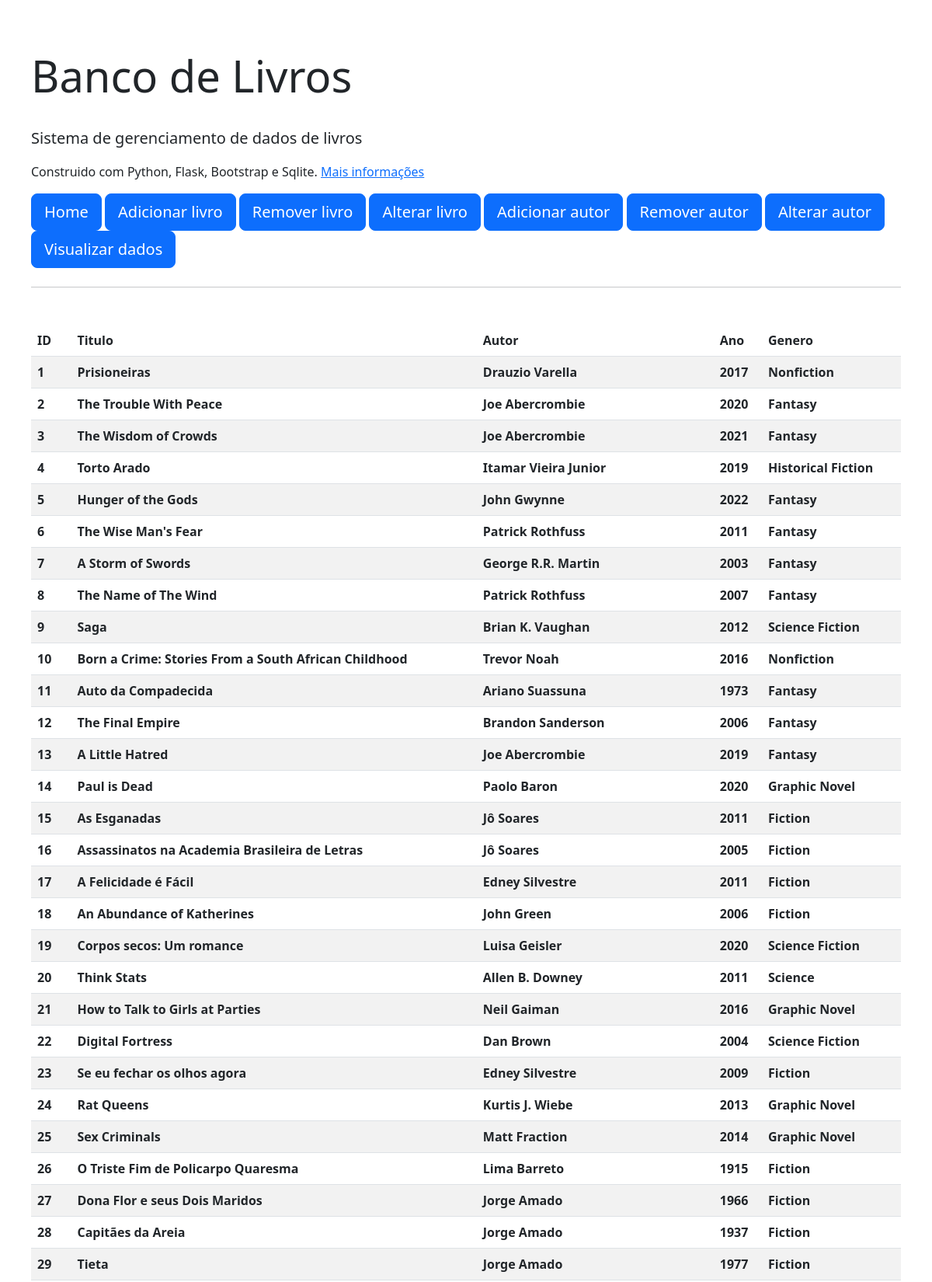
The page /home (upper part) on the database its author committed.
### tables this page shows
CREATE TABLE "books" (
"id" INTEGER PRIMARY KEY AUTOINCREMENT,
"titulo" TEXT NOT NULL,
"autor" TEXT,
"ano" INTEGER,
"genero" TEXT
);

### app.py (the view)
@app.route("/")
@app.route("/home")
def home():
    all_data = query_all_data()
    below_data = query_authors()
    return render_template("home.html",all_data=all_data, below_data=below_data, **request.args)

### app.py (called while the page is built)
def query_all_data():
    with sqlite3.connect(db_path) as connie:
        c = connie.cursor()
        c.execute("""
SELECT * FROM books
""")
        all_data = c.fetchall()
    return(all_data)

def query_authors():
    with sqlite3.connect(db_path) as connie:
        c = connie.cursor()
        c.execute("""
SELECT * FROM authors
""")
        all_data = c.fetchall()
    return(all_data)

### templates/home.html (shortened to what this page needs)
<!DOCTYPE html>
<html lang="en">
    <head>
        <link href="https://cdn.jsdelivr.net/npm/bootstrap@5.2.2/dist/css/bootstrap.min.css" rel="stylesheet">
    </head>
    <body style="margin:30px;padding:10px">
        <br>
        <div class="jumbotron">
        <h1 class="display-4">Banco de Livros</h1>
        <br>
        {% if message %}
        <h1 class="display-5">{{message}}</h1>
        {% else %}
        <p class="lead">Sistema de gerenciamento de dados de livros</p>
        <p>Construido com Python, Flask, Bootstrap e Sqlite. <a href="{{ url_for('about') }}">Mais informações</a></p>
        {% endif %}
        <a class="btn btn-primary btn-lg" href="{{ url_for('home') }}" role="button">Home</a>
        <a class="btn btn-primary btn-lg" href="{{ url_for('add_book') }}" role="button">Adicionar livro</a>
        <a class="btn btn-primary btn-lg" href="{{ url_for('delete_book') }}" role="button">Remover livro</a>
        <a class="btn btn-primary btn-lg" href="{{ url_for('update_book') }}" role="button">Alterar livro</a>
        <a class="btn btn-primary btn-lg" href="{{ url_for('add_author') }}" role="button">Adicionar autor</a>
        <a class="btn btn-primary btn-lg" href="{{ url_for('delete_author') }}" role="button">Remover autor</a>
        <a class="btn btn-primary btn-lg" href="{{ url_for('update_author') }}" role="button">Alterar autor</a>
        <a class="btn btn-primary btn-lg" href="{{ url_for('views') }}" role="button">Visualizar dados</a>
        <hr class="my-4">
        <br>
        </div>
        <table class="table table-striped">
            <thead>
                <tr>
                <th scope="col">ID</th>
                <th scope="col">Titulo</th>
                <th scope="col">Autor</th>
                <th scope="col">Ano</th>
                <th scope="col">Genero</th>
                </tr>
            </thead>
            <tbody>
                {% for row in all_data %}
                <tr>
                {% for col in row %}
                <th scope="row">{{col}}</th>
                {% endfor %}
                </tr>
                {% endfor %}
            </tbody>
        </table>
        <br>
        <br>
    </body>
</html>

### rows shown on the page
books: row "1", titulo "Prisioneiras", autor "Drauzio Varella", ano "2017", genero "Nonfiction"
books: row "2", titulo "The Trouble With Peace", autor "Joe Abercrombie", ano "2020", genero "Fantasy"
books: row "3", titulo "The Wisdom of Crowds", autor "Joe Abercrombie", ano "2021", genero "Fantasy"
books: row "4", titulo "Torto Arado", autor "Itamar Vieira Junior", ano "2019", genero "Historical Fiction"
books: row "5", titulo "Hunger of the Gods", autor "John Gwynne", ano "2022", genero "Fantasy"
books: row "6", titulo "The Wise Man's Fear", autor "Patrick Rothfuss", ano "2011", genero "Fantasy"
books: row "7", titulo "A Storm of Swords", autor "George R.R. Martin", ano "2003", genero "Fantasy"
books: row "8", titulo "The Name of The Wind", autor "Patrick Rothfuss", ano "2007", genero "Fantasy"
books: row "9", titulo "Saga", autor "Brian K. Vaughan", ano "2012", genero "Science Fiction"
books: row "10", titulo "Born a Crime: Stories From a South African Childhood", autor "Trevor Noah", ano "2016", genero "Nonfiction"
books: row "11", titulo "Auto da Compadecida", autor "Ariano Suassuna", ano "1973", genero "Fantasy"
books: row "12", titulo "The Final Empire", autor "Brandon Sanderson", ano "2006", genero "Fantasy"
books: row "13", titulo "A Little Hatred", autor "Joe Abercrombie", ano "2019", genero "Fantasy"
books: row "14", titulo "Paul is Dead", autor "Paolo Baron", ano "2020", genero "Graphic Novel"
books: row "15", titulo "As Esganadas", autor "Jô Soares", ano "2011", genero "Fiction"
books: row "16", titulo "Assassinatos na Academia Brasileira de Letras", autor "Jô Soares", ano "2005", genero "Fiction"
books: row "17", titulo "A Felicidade é Fácil", autor "Edney Silvestre", ano "2011", genero "Fiction"
books: row "18", titulo "An Abundance of Katherines", autor "John Green", ano "2006", genero "Fiction"
books: row "19", titulo "Corpos secos: Um romance", autor "Luisa Geisler", ano "2020", genero "Science Fiction"
books: row "20", titulo "Think Stats", autor "Allen B. Downey", ano "2011", genero "Science"
books: row "21", titulo "How to Talk to Girls at Parties", autor "Neil Gaiman", ano "2016", genero "Graphic Novel"
books: row "22", titulo "Digital Fortress", autor "Dan Brown", ano "2004", genero "Science Fiction"
books: row "23", titulo "Se eu fechar os olhos agora", autor "Edney Silvestre", ano "2009", genero "Fiction"
books: row "24", titulo "Rat Queens", autor "Kurtis J. Wiebe", ano "2013", genero "Graphic Novel"
books: row "25", titulo "Sex Criminals", autor "Matt Fraction", ano "2014", genero "Graphic Novel"
books: row "26", titulo "O Triste Fim de Policarpo Quaresma", autor "Lima Barreto", ano "1915", genero "Fiction"
books: row "27", titulo "Dona Flor e seus Dois Maridos", autor "Jorge Amado", ano "1966", genero "Fiction"
books: row "28", titulo "Capitães da Areia", autor "Jorge Amado", ano "1937", genero "Fiction"
books: row "29", titulo "Tieta", autor "Jorge Amado", ano "1977", genero "Fiction"
